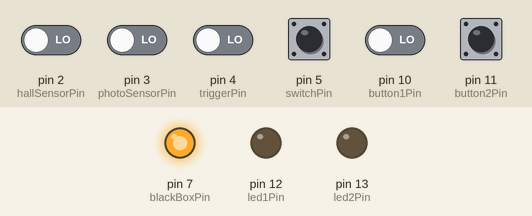
This sketch was run on a simulated Arduino Uno, built with avr-gcc and run on an emulated ATmega328P. Shown: output pins drawn as LEDs (lit = HIGH). Dashed ring = blinking. Inputs (shaded band) come from the test bench; at power-on: pin 5 (switchPin) HIGH, pin 2 (hallSensorPin), pin 3 (photoSensorPin), pin 4 (triggerPin), pin 10 (button1Pin), pin 11 (button2Pin) LOW.

Above: at 1.2 s.
1.3 s: pin 4 (triggerPin) driven HIGH
At 1.55 s:
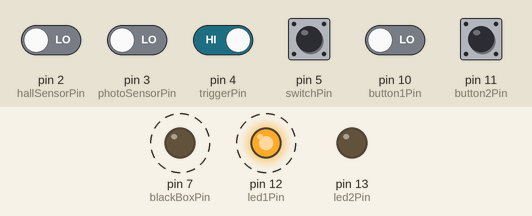
4.3 s: pin 11 (button2Pin) pulled HIGH for 0.15 s
At 4.45 s:
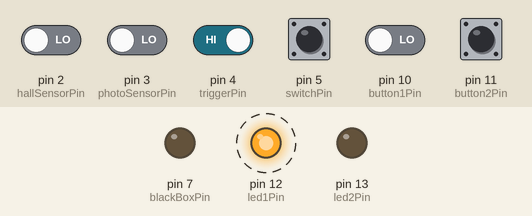
7.3 s: pin 5 (switchPin) pulled LOW for 1 s
10.3 s: pin 4 (triggerPin) driven LOW
At 10.5 s:
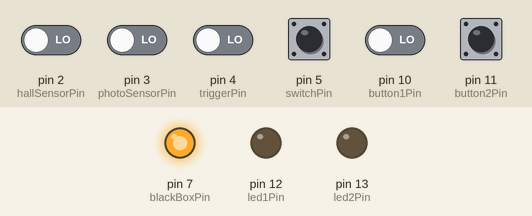
Timing chart, 0 to 13.3 s (numbered marks = the images above; inputs shaded):
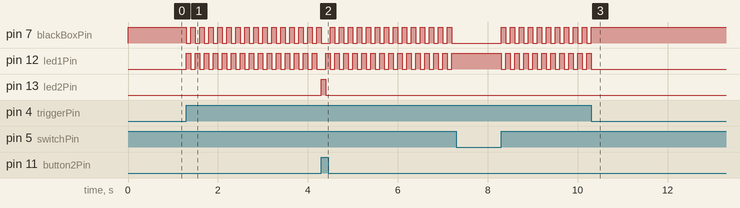

Measured:
- after the input at 1.3 s, pin 7 (blackBoxPin), pin 12 (led1Pin): alternates HIGH for 0.10 s and LOW for 0.10 s, starting at once
- after the input at 4.3 s, pin 13 (led2Pin): LOW → HIGH at once, → LOW 0.10 s later
- after the input at 10.3 s, pin 7 (blackBoxPin): goes on until 10.3 s, then stays HIGH; pin 12 (led1Pin): goes on until 10.3 s, then stays LOW

The sketch:

Demo.ino
```cpp
#include "Sensor.h"
#include "Actor.h"
#include "Servomotor.h"

const byte hallSensorPin = 2;
const byte photoSensorPin = 3;
const byte triggerPin = 4;
const byte switchPin = 5;
const byte button1Pin = 10;
const byte button2Pin = 11;

const byte blackBoxPin = 7;
const byte servoPin = 9;
const byte led1Pin = 12;
const byte led2Pin = 13;

Sensor *hallSensor, *photoSensor, *trigger, *Switch, *button1, *button2;

Actor *blackled, *led1, *led2;

Servomotor *servo;

void setup() {
  hallSensor = new Sensor(hallSensorPin);
  photoSensor = new Sensor(photoSensorPin);
  trigger = new Sensor(4);
  Switch = new Sensor(5);
  button1 = new Sensor(10);
  button2 = new Sensor(11);

  blackled = new Actor(blackBoxPin);
  led1 = new Actor(led1Pin);
  led2 = new Actor(led2Pin);

  servo = new Servomotor(servoPin);

  attachInterrupt(digitalPinToInterrupt(hallSensorPin), hallSensorISR, CHANGE);
  attachInterrupt(digitalPinToInterrupt(photoSensorPin), photoSensorISR, CHANGE);
  Serial.begin(9600);
}
int count = 0;
void loop() {
  if (trigger->getValue()) {
    led1->setValue(HIGH);
    delay(100);
    led1->setValue(LOW);
  }
  if (Switch->getValue()) {
    blackled->setValue(HIGH);
    delay(100);
    blackled->setValue(LOW);
  }
  if (button1->getValue()) {
    led1->setValue(HIGH);
    delay(100);
    led1->setValue(LOW);
  }
  if (button2->getValue()) {
    led2->setValue(HIGH);
    delay(100);
    led2->setValue(LOW);
  }
}

void hallSensorISR() {
  led2->setValue(HIGH);
  delay(100);
  led2->setValue(LOW);
}

void photoSensorISR() {
  led1->setValue(HIGH);
  delay(100);
  led1->setValue(LOW);
}
```

Actor.cpp
```cpp
#include "Actor.h"

Actor::Actor(int pin) {
  pinMode(pin, OUTPUT);
  _pin = pin;
}

void Actor::setValue(boolean value) {
  digitalWrite(_pin, value);
}
```

Actor.h
```cpp
#ifndef Actor_h
#define Actor_h

#include "Arduino.h"

class Actor {
  public:
    Actor(int pin);
    void setValue(boolean value);

  private:
    int _pin;
};

#endif
```

Sensor.cpp
```cpp
#include "Sensor.h"

Sensor::Sensor(int pin) {
  pinMode(pin, INPUT);
  _pin = pin;
  _status = getValue();
}

int Sensor::getValue() {
  return digitalRead(_pin);
}

boolean Sensor::isFalling() {
  if (_status == 1 && getValue() == 0) {
    _status = getValue();
    return true;
  }
  _status = getValue();
  return false;
}

boolean Sensor::isRising() {
  if (_status == 0 && getValue() == 1) {
    _status = getValue();
    return true;
  }
  _status = getValue();
  return false;
}

boolean Sensor::isChanging() {
  if (_status == 1 && getValue() == 0) {
    _status = getValue();
    return true;
  }
  _status = getValue();
  return false;
}
```

Sensor.h
```cpp
#ifndef Sensor_h
#define Sensor_h

#include "Arduino.h"

class Sensor {
  public:
    Sensor(int pin);
    int getValue();
    boolean isFalling();
    boolean isRising();
    boolean isChanging();

  private:
    int _pin;
    boolean _status;
};

#endif
```

Servomotor.cpp
```cpp
#include "Servomotor.h"

Servomotor::Servomotor(int pin) {
  _pin = pin;
}

void Servomotor::rotate() {
  attach(_pin);
  write(25);
  delay(150);
  write(-3);
  delay(150);
  detach();
}
```

Servomotor.h
```cpp
#ifndef Servomotor_h
#define Servomotor_h

#include "Arduino.h"
#include "Servo.h"

class Servomotor: public Servo {
  public:
    Servomotor(int pin);
    void rotate();
  private:
    int _pin;
};

#endif
```
